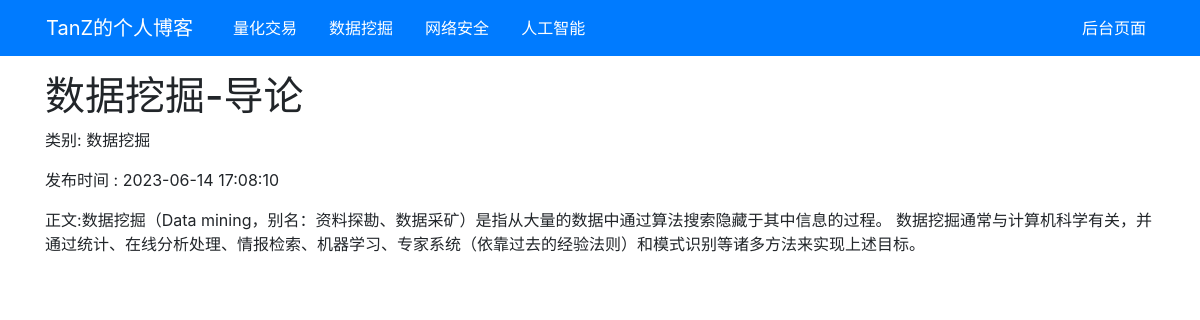
Screenshot of /blog/pages.php?id=1 with the database file from the repository.
### tables this page shows
CREATE TABLE `category_list`  (
  `id` int(0) NOT NULL AUTO_INCREMENT,
  `name` varchar(255) NOT NULL,
  `eng` varchar(255) NOT NULL,
  PRIMARY KEY (`id`) USING BTREE
);

CREATE TABLE `article_list`  (
  `id` int(0) NOT NULL AUTO_INCREMENT,
  `title` varchar(255) NOT NULL,
  `pic` varchar(255) NULL DEFAULT NULL,
  `time` varchar(255) NOT NULL,
  `category` varchar(255) NULL DEFAULT NULL,
  `content` varchar(255) NULL DEFAULT NULL,
  PRIMARY KEY (`id`) USING BTREE
);

### blog/lib/public.php (called while the page is built)
<?php
	function database(){
		require_once('./lib/mysql.class.php');
		$configArr=array(
			'host'=>'localhost',
			'port'=>'3306',
			'user'=>'root',
			'passwd'=>'123456',
			'dbname'=>'test',
		);
		return $mysql=new MMysql($configArr);
	}
?>

### blog/lib/mysql.class.php (called while the page is built, shortened)
<?php
class MMysql {
    protected static $_dbh = null;
    protected $_dbType = 'mysql';
    protected $_pconnect = true;
    protected $_host = 'localhost';
    protected $_port = 3306;
    protected $_user = 'root';
    protected $_pass = 'root';
    protected $_dbName = null;
    protected $_where = '';
    protected $_order = '';
    protected $_limit = '';
    protected $_field = '*';
    public function __construct(array $conf) {
        $this->_host = $conf['host'];
        $this->_port = $conf['port'];
        $this->_user = $conf['user'];
        $this->_pass = $conf['passwd'];
        $this->_dbName = $conf['dbname'];
    }
    protected function _connect() {
        $dsn = $this->_dbType.':host='.$this->_host.';port='.$this->_port.';dbname='.$this->_dbName;
        $options = $this->_pconnect ? array(PDO::ATTR_PERSISTENT=>true) : array();
        try {
            $dbh = new PDO($dsn, $this->_user, $this->_pass, $options);
            $dbh->setAttribute(PDO::ATTR_ERRMODE, PDO::ERRMODE_EXCEPTION);
            $dbh->setAttribute(PDO::ATTR_EMULATE_PREPARES, false);
        } catch (PDOException $e) {
            die('Connection failed: ' . $e->getMessage());
        }
        $dbh->exec('SET NAMES utf8');
        self::$_dbh = $dbh;
    }
    protected function _addChar($value) {
        if ('*'==$value || false!==strpos($value,'(') || false!==strpos($value,'.') || false!==strpos($value,'`')) {
        } elseif (false === strpos($value,'`') ) {
            $value = '`'.trim($value).'`';
        }
        return $value;
    }
    protected function _doQuery($sql='') {
        $this->_sql = $sql;
        $pdostmt = self::$_dbh->prepare($this->_sql);
        $pdostmt->execute();
        $result = $pdostmt->fetchAll(PDO::FETCH_ASSOC);
        return $result;
    }
    public function select($tbName='') {
        $sql = "select ".trim($this->_field)." from ".$tbName." ".trim($this->_where)." ".trim($this->_order)." ".trim($this->_limit);
        return $this->_doQuery(trim($sql));
    }
    public function where($option) {
        $this->_where = ' where ';
        $logic = 'and';
        if (is_string($option)) {
            $this->_where .= $option;
        }
        elseif (is_array($option)) {
            foreach($option as $k=>$v) {
                if (is_array($v)) {
                    $relative = isset($v[1]) ? $v[1] : '=';
                    $logic    = isset($v[2]) ? $v[2] : 'and';
                    $condition = ' ('.$this->_addChar($k).' '.$relative.' '.$v[0].') ';
                }
                else {
                    $logic = 'and';
                    $condition = ' ('.$this->_addChar($k).'='.$v.') ';
                }
                $this->_where .= isset($mark) ? $logic.$condition : $condition;
                $mark = 1;
            }
        }
        return $this;
    }
    protected function _clear() {
        $this->_where = '';
        $this->_order = '';
        $this->_limit = '';
        $this->_field = '*';
        $this->_clear = 0;
    }
}

### blog/pages.php (the view, shortened to what this page needs)
<?php
	require './lib/public.php';
	$db=database();
	$id=$_GET['id'];
	$categories=$db->select('category_list');
	$articles=$db->where(['id'=>$id])->select('article_list');
	$article=$articles[0];
?>
<!doctype html>
<html lang="zh-CN">
  <head>
    <link rel="stylesheet" href="./lib/bootstrap-4.6.2-dist/css/bootstrap.css">
	<link rel="stylesheet" href="./css/cursor.css">
  </head>
  <body>
	<div class="bg-primary ">
	  <nav class="container navbar navbar-expand-lg navbar-light bg-primary ">
			<a class="navbar-brand text-white" href="./index.php">
				TanZ的个人博客
			</a>
		<div class="collapse navbar-collapse " id="navbarNav">
		  <ul class="navbar-nav">
			<?php foreach($categories as $category){ ?>
				<li class="nav-item">
				  <a class="nav-link text-white ml-3" href="nav.php?id=<?php echo $category['id'];?>"><?php echo $category['name'];?></a>
				</li>
			<?php } ?>
		  </ul>
		  <ul class="navbar-nav ml-auto">
			<li class="nav-item active">
			  <a class="nav-link text-white" href="./login.php">后台页面</a>
			</li>
		  </ul>
		</div>
	  </nav>
	</div>
	<div class="container mt-3">
		<h1><?php echo $article['title'];?></h1>
		<p>类别:
			<?php foreach($categories as $category){ ?>
				<?php if($category['id']==$article['category']){ ?>
					<?php echo $category['name'];?>
				<?php } ?>
			<?php } ?>
		</p>
		<p>发布时间 : <?php date_default_timezone_set("PRC"); echo date("Y-m-d H:i:s",$article['time']); ?></p>
		<p>正文:<?php echo $article['content'];?></p>
	</div>
  </body>
</html>

### blog/css/cursor.css (style rules this page uses)
html { cursor: url("../img/arrow.png"),auto; }
input,a,p,button,textarea,ul,li { cursor:url("../img/click.png"),pointer; }

### rows the page displays
category_list: name "量化交易"
category_list: name "数据挖掘"
category_list: name "网络安全"
category_list: name "人工智能"
article_list: title "数据挖掘-导论", time "2023-06-14 17:08:10", content "数据挖掘（Data mining，别名：资料探勘、数据采矿）是指从大量的数据中通过算法搜索隐藏于其中信息的过程。 数据挖掘通常与计算机科学有关，并通过统计、在线分析处理、情报检索、机器学习、专家系统（依靠过去的经验法则）和模式识别等诸多方法来实现上述目标。"
